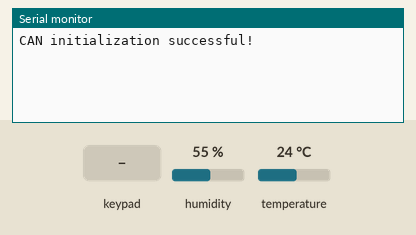
Recording of a sketch running on a simulated Arduino Uno, built with avr-gcc and run on an emulated ATmega328P. Shown: the last lines printed to the serial monitor. The inputs (shaded band) are chosen by the test bench; at power-on: humidity 55 %, temperature 24 °C.

Above: at 1.2 s.
1.3 s: key '*' pressed
At 2.1 s:
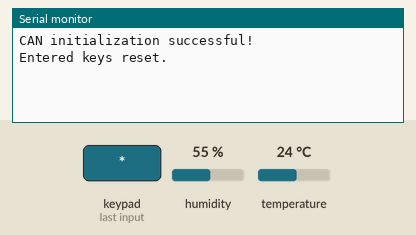
2.9 s: keypad keys 1 2 3 4 # pressed 0.4 s apart
At 4.66 s:
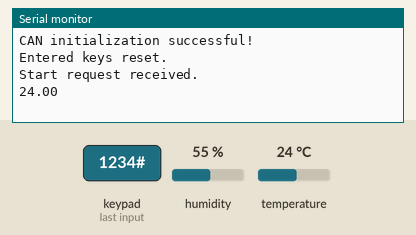
6.4 s: keypad keys 5 6 7 8 # pressed 0.4 s apart
At 9.2 s:
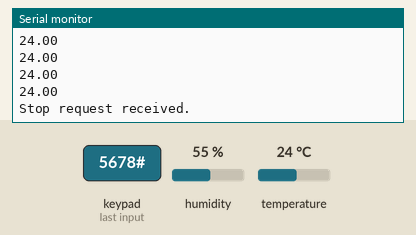

Measured:
- after the input at 1.3 s, the serial monitor: prints a new line after 0.11 s (image 1)
- after the input at 2.9 s, the serial monitor: prints a new line after 1.6 s (image 2)
- after the input at 6.4 s, the serial monitor: prints a new line after 1.9 s (image 3)

The sketch:

SLAVE_REQUEST_FINAL.ino
```cpp
#include <SPI.h>
#include <CAN.h>
#include <DFRobot_DHT11.h>
#include <Keypad.h>

DFRobot_DHT11 DHT;
#define DHT11_PIN A1

#include <Arduino.h>

#define RECEIVER_ID 0x102

const byte ROWS = 4; // Four rows
const byte COLS = 4; // Four columns
char keys[ROWS][COLS] = {
  {'1','2','3','A'},
  {'4','5','6','B'},
  {'7','8','9','C'},
  {'*','0','#','D'}
};
byte rowPins[ROWS] = {9, 8, 7, 6}; // Connect to the row pinouts of the keypad
byte colPins[COLS] = {5, 4, 3, 2}; // Connect to the column pinouts of the keypad
Keypad keypad = Keypad( makeKeymap(keys), rowPins, colPins, ROWS, COLS );
String pressedCharacters = ""; // Stores the pressed characters

bool startRequested = false;
bool stopRequested = false;

// Keep track of whether the password has been entered or not
bool passwordEntered = false;

void setup() {
  Serial.begin(9600);

  while (!CAN.begin(500E3)) {
    Serial.println("CAN initialization failed! Retrying...");
    delay(1000);
  }
  Serial.println("CAN initialization successful!");
  CAN.filter(RECEIVER_ID, 0); // Set filter to only receive packets with RECEIVER_ID

  // Initialize the passwordEntered flag to false
  passwordEntered = false;
}

void loop() {
  char key = keypad.getKey();

  static String entered = ""; // Static variable to preserve the entered password

  if (key) {
    if (key == '#') { // Check if the key is the "Enter" key
      if (entered == "1234") {
        startRequested = true;
        stopRequested = false;
        passwordEntered = true; // Set passwordEntered flag
        Serial.println("Start request received.");
        CAN.beginPacket(0x102);
        CAN.write('s');
        CAN.endPacket();
      } else if (entered == "5678") {
        stopRequested = true;
        startRequested = false;
        passwordEntered = true; // Set passwordEntered flag
        Serial.println("Stop request received.");
        CAN.beginPacket(0x102);
        CAN.write('t');
        CAN.endPacket();
      }
      entered = ""; // Reset the entered password after processing
    }
    else {
      // If a numeric key is pressed, add it to the entered password
      entered += key;
      delay(100); // Small delay to avoid multiple keypresses
    }

    // Check for special keys to reset the entered password
    if (key == '*') {
      passwordEntered = false;
      entered = "";
      startRequested = false; // Reset startRequested flag
      stopRequested = false;  // Reset stopRequested flag
      Serial.println("Entered keys reset.");
    }
  }

  if (startRequested) {
    float temperature = readTemperature();

    // Prepare the data to be sent
    unsigned char data[4];
    memcpy(data, &temperature, sizeof(temperature));

    // Send the data through CAN bus
    CAN.beginPacket(0x124);
    CAN.write(data, 4);
    CAN.endPacket();
  }
  delay(100);
}

float readTemperature() {
  DHT.read(DHT11_PIN);
  float temperature = DHT.temperature;
  if(temperature!=255){
  Serial.println(temperature);
  return temperature;
  }
}
```
